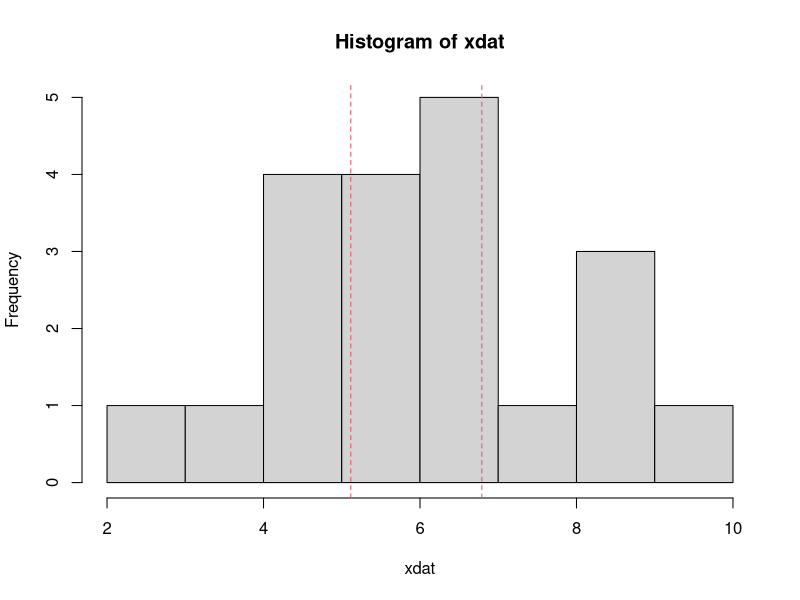
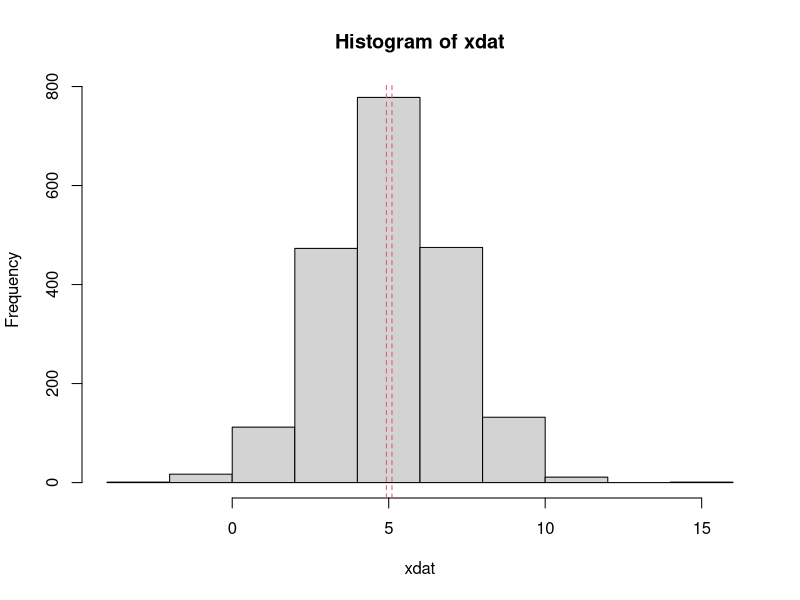

Write the R code that produced these figures, in order. (Note: this script raises an error after producing the figures.)

########################
#6.gyak
########################


###########
#konfidencia intervallum
###########

a <- 5
sig <- 2
n <- 20
xdat=rnorm(n,a,sig)
error <- qt(0.975,n-1)*sd(xdat)/sqrt(n)
left <- mean(xdat)-error
right <- mean(xdat)+error
hist(xdat)
abline(v=left,col=2,lty=2)
abline(v=right,col=2,lty=2)


a <- 5
sig <- 2
n <- 2000
xdat=rnorm(n,a,sig)
error <- qt(0.975,n-1)*sd(xdat)/sqrt(n)
left <- mean(xdat)-error
right <- mean(xdat)+error
hist(xdat)
abline(v=left,col=2,lty=2)
abline(v=right,col=2,lty=2)

#ellenorizzuk a lefedesi vszget

talal=0
m=1000
for (i in 1:m){
  a <- 5
  sig <- 2
  n <- 20
  xdat=rnorm(n,a,sig)
  error <- qt(0.975,n-1)*sd(xdat)/sqrt(n)
  left <- mean(xdat)-error
  right <- mean(xdat)+error
  if (left<a && a<right) talal=talal+1
}
talal

talal=0
m=1000
for (i in 1:m) {
  a <- 5
  sig <- 2
  n <- 2000
  xdat=rnorm(n,a,sig)
  error <- qt(0.975,n-1)*sd(xdat)/sqrt(n)
  left <- mean(xdat)-error
  right <- mean(xdat)+error
  if (left<a && a<right) talal=talal+1
}
talal

#mi van, ha nem normalis az elo

talal=0
alul=0
m=1000
for (i in 1:m) {
  a <- 5
  sig <- 2
  n <- 20
  xdat=rexp(n,1/a)
  error <- qt(0.975,n-1)*sd(xdat)/sqrt(n)
  left <- mean(xdat)-error
  right <- mean(xdat)+error
  if (left<a && a<right) talal=talal+1
  if (a<left) alul=alul+1
}
talal
alul

###
#pontos
###

talal=0
alul=0
felul=0
m=1000
for (i in 1:m) {
  a <- 5
  #sig <- 2
  n <- 20
  xdat=rexp(n,a)
  #error <- qt(0.975,n-1)*sd(xdat)/sqrt(n)
  left <- qgamma(0.025,n)/sum(xdat)
  right <- qgamma(0.975,n)/sum(xdat)
  if (left<a && a<right) talal=talal+1
  if (a<left) alul=alul+1
  if (a>right) felul=felul+1
}
talal
alul
felul



talal=0
m=1000
elt=matrix(0,m,2)
for (i in 1:m) {
  a <- 5
  sig <- 2
  n <- 2000
  xdat=rexp(n,1/a)
  error <- qt(0.975,n-1)*sd(xdat)/sqrt(n)
  left <- mean(xdat)-error
  right <- mean(xdat)+error
  if (left<a && a<right) talal=talal+1
  right2 <- 1/(qgamma(0.025,n)/sum(xdat))
  left2 <- 1/(qgamma(0.975,n)/sum(xdat))
  elt[i,1]=left-left2
  elt[i,2]=right-right2
}
talal
#n=20-ra van elteres
#vajon melyik a jobb? A rovidebb a jobb

#sajat adataink

########
#konf.int
#######
dat<-read.table("diak_18a.csv",sep=";",header=T)
n=dim(dat)[1]
xdat=dat[,1]
##testmagasság
error <- qt(0.975,n-1)*sd(xdat)/sqrt(n)
left <- mean(xdat)-error
right <- mean(xdat)+error

left 
right
error
sd(xdat)

##súly
xdat=dat[,2]
error <- qt(0.975,n-1)*sd(xdat)/sqrt(n)
left <- mean(xdat)-error
right <- mean(xdat)+error

left 
right
error

##cipõméret
xdat=dat[,3]
error <- qt(0.975,n-1)*sd(xdat)/sqrt(n)
left <- mean(xdat)-error
right <- mean(xdat)+error

left 
right
error

##tanulási idõ
xdat=dat[,5]
typeof(xdat)
xdat

error <- qt(0.975,n-1)*sd(xdat)/sqrt(n)
left <- mean(xdat)-error
right <- mean(xdat)+error

left 
right
error

##utazási idõ
#gamma would be better instead of normal distribution
xdat=dat[,6]
error <- qt(0.975,n-1)*sd(xdat)/sqrt(n)
left <- mean(xdat)-error
right <- mean(xdat)+error

left 
right
error

##valszám jegy
xdat=dat[,7]
error <- qt(0.975,n-1)*sd(xdat)/sqrt(n)
left <- mean(xdat)-error
right <- mean(xdat)+error

left 
right
error
